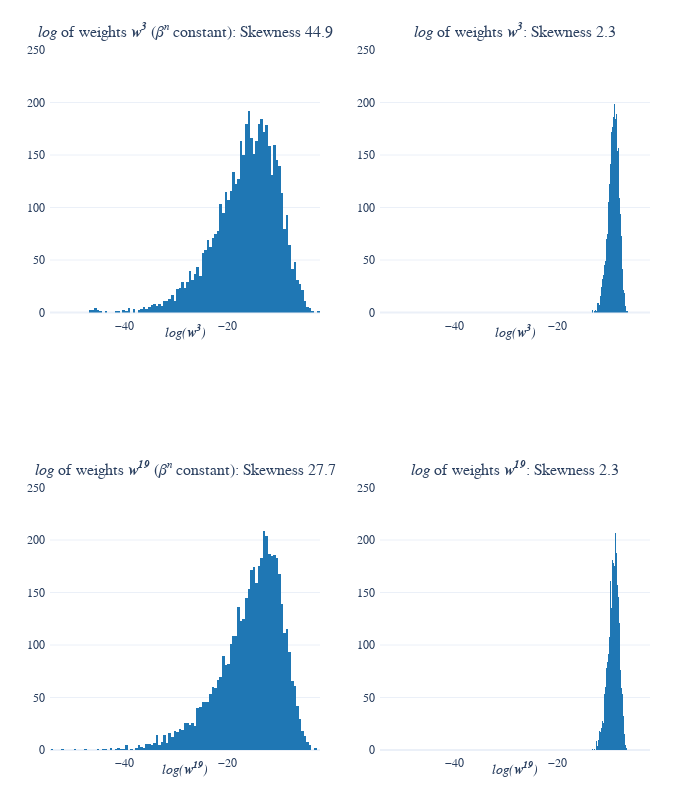

Notebook code for this chart:
### Markdown cell above
## Make histogram of weights for selected iterations

### Code cell
# set up figure
hist_fig_name="constant_beta_histograms"
hist_fig = make_subplots(cols=2, rows = 2,subplot_titles=("Plot 1", "Plot 2", "plot3", "plot4"))
x_lims = None
# populate
plot_counter=0
for i_n, i in enumerate(iters):
    for soln, sol in enumerate(solution_list):
        w = solver_list[soln]._CBREE__compute_weights(sol.other["cache_list"][i], return_weights=True)
        hist_name = f"<i>log</i> of weights <i><b>w<sup>{i}</sup></b></i>" +(  f" ({STR_BETA_N} constant)" \
            if not solver_list[soln].beta_adaptivity else "") + \
            f": Skewness {sp.stats.skew(np.exp(w)):.1f}"
        hist = go.Histogram(
            x=np.log(w),
            showlegend=False,
            marker_color = CMAP[0])
        hist_fig.add_trace(hist, row=i_n+1, col=soln+1)
        # get x limits
        hist_fig.layout.annotations[plot_counter].update(text= hist_name)
        this_x_lims = np.array([np.min(np.log(w)), np.max(np.log(w))])
        if x_lims is None:
            x_lims=this_x_lims
        else:
            x_lims[0] = min(x_lims[0], this_x_lims[0])
            x_lims[1] = max(x_lims[1], this_x_lims[1])
        plot_counter += 1
# set x limits
hist_fig.update_xaxes(range=x_lims*1.01)

# add subplot title
for soln, sol in enumerate(solution_list):
    for i_n, i in enumerate(iters):
        hist_fig.update_xaxes(title=f"<i>log(<b>w<sup>{i}</sup></b>)<i>", row=i_n+1, col = soln+1,title_standoff=0)
# style and save
hist_fig.update_yaxes(range=[0,250])
hist_fig.update_layout(**MY_LAYOUT)
hist_fig.update_layout(height=800)
hist_fig.update_layout(margin_t=50)
hist_fig.for_each_annotation(lambda a: a.update(y=a.y+0.01))
hist_fig.write_image(hist_fig_name + ".png",scale=WRITE_SCALE)
hist_fig.show()

### Figure 1 — Plotly figure (JSON) as saved in the notebook; plotly's stock layout.template omitted (floating-point values rounded to 4 significant figures; data arrays with more than 128 entries replaced by an {"elided": "..."} marker saying what was removed)
{"data": [{"marker": {"color": "#1F77B4"}, "showlegend": false, "type": "histogram", "x": {"elided": "5000 float values"}, "xaxis": "x", "yaxis": "y"}, {"marker": {"color": "#1F77B4"}, "showlegend": false, "type": "histogram", "x": {"elided": "5000 float values"}, "xaxis": "x2", "yaxis": "y2"}, {"marker": {"color": "#1F77B4"}, "showlegend": false, "type": "histogram", "x": {"elided": "5000 float values"}, "xaxis": "x3", "yaxis": "y3"}, {"marker": {"color": "#1F77B4"}, "showlegend": false, "type": "histogram", "x": {"elided": "5000 float values"}, "xaxis": "x4", "yaxis": "y4"}], "layout": {"annotations": [{"font": {"size": 16}, "showarrow": false, "text": "<i>log</i> of weights <i><b>w<sup>3</sup></b></i> (<i>β<sup>n</i></sup> constant): Skewness 44.9", "x": 0.225, "xanchor": "center", "xref": "paper", "y": 1.01, "yanchor": "bottom", "yref": "paper"}, {"font": {"size": 16}, "showarrow": false, "text": "<i>log</i> of weights <i><b>w<sup>3</sup></b></i>: Skewness 2.3", "x": 0.775, "xanchor": "center", "xref": "paper", "y": 1.01, "yanchor": "bottom", "yref": "paper"}, {"font": {"size": 16}, "showarrow": false, "text": "<i>log</i> of weights <i><b>w<sup>19</sup></b></i> (<i>β<sup>n</i></sup> constant): Skewness 27.7", "x": 0.225, "xanchor": "center", "xref": "paper", "y": 0.385, "yanchor": "bottom", "yref": "paper"}, {"font": {"size": 16}, "showarrow": false, "text": "<i>log</i> of weights <i><b>w<sup>19</sup></b></i>: Skewness 2.3", "x": 0.775, "xanchor": "center", "xref": "paper", "y": 0.385, "yanchor": "bottom", "yref": "paper"}], "autosize": false, "font": {"family": "Serif"}, "height": 800, "margin": {"b": 50, "l": 50, "pad": 4, "r": 50, "t": 50}, "width": 700, "xaxis": {"anchor": "y", "domain": [0, 0.45], "exponentformat": "power", "range": [-54.68, -1.821], "title": {"standoff": 0, "text": "<i>log(<b>w<sup>3</sup></b>)<i>"}}, "xaxis2": {"anchor": "y2", "domain": [0.55, 1], "range": [-54.68, -1.821], "title": {"standoff": 0, "text": "<i>log(<b>w<sup>3</sup></b>)<i>"}}, "xaxis3": {"anchor": "y3", "domain": [0, 0.45], "range": [-54.68, -1.821], "title": {"standoff": 0, "text": "<i>log(<b>w<sup>19</sup></b>)<i>"}}, "xaxis4": {"anchor": "y4", "domain": [0.55, 1], "range": [-54.68, -1.821], "title": {"standoff": 0, "text": "<i>log(<b>w<sup>19</sup></b>)<i>"}}, "yaxis": {"anchor": "x", "domain": [0.625, 1], "exponentformat": "power", "range": [0, 250]}, "yaxis2": {"anchor": "x2", "domain": [0.625, 1], "range": [0, 250]}, "yaxis3": {"anchor": "x3", "domain": [0, 0.375], "range": [0, 250]}, "yaxis4": {"anchor": "x4", "domain": [0, 0.375], "range": [0, 250]}}}
